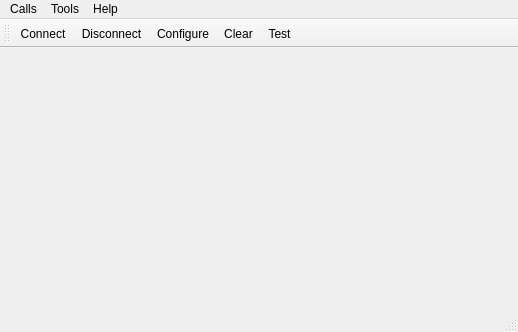
<?xml version="1.0" encoding="UTF-8"?>
<ui version="4.0">
 <class>MainWindow</class>
 <widget class="QMainWindow" name="MainWindow">
  <property name="geometry">
   <rect>
    <x>0</x>
    <y>0</y>
    <width>518</width>
    <height>332</height>
   </rect>
  </property>
  <property name="windowTitle">
   <string>MiniThread Remote control</string>
  </property>
  <widget class="QWidget" name="centralWidget">
   <layout class="QVBoxLayout" name="verticalLayout"/>
  </widget>
  <widget class="QMenuBar" name="menuBar">
   <property name="geometry">
    <rect>
     <x>0</x>
     <y>0</y>
     <width>518</width>
     <height>26</height>
    </rect>
   </property>
   <widget class="QMenu" name="menuCalls">
    <property name="title">
     <string>Calls</string>
    </property>
    <addaction name="actionConnect"/>
    <addaction name="actionDisconnect"/>
    <addaction name="separator"/>
    <addaction name="actionQuit"/>
   </widget>
   <widget class="QMenu" name="menuTools">
    <property name="title">
     <string>Tools</string>
    </property>
    <addaction name="actionConfigure"/>
    <addaction name="actionClear"/>
   </widget>
   <widget class="QMenu" name="menuHelp">
    <property name="title">
     <string>Help</string>
    </property>
    <addaction name="actionAbout"/>
    <addaction name="actionAboutQt"/>
   </widget>
   <addaction name="menuCalls"/>
   <addaction name="menuTools"/>
   <addaction name="menuHelp"/>
  </widget>
  <widget class="QToolBar" name="mainToolBar">
   <attribute name="toolBarArea">
    <enum>TopToolBarArea</enum>
   </attribute>
   <attribute name="toolBarBreak">
    <bool>false</bool>
   </attribute>
   <addaction name="actionConnect"/>
   <addaction name="actionDisconnect"/>
   <addaction name="actionConfigure"/>
   <addaction name="actionClear"/>
   <addaction name="actionTest"/>
  </widget>
  <widget class="QStatusBar" name="statusBar"/>
  <action name="actionAbout">
   <property name="text">
    <string>&amp;About</string>
   </property>
   <property name="toolTip">
    <string>About program</string>
   </property>
   <property name="shortcut">
    <string>Alt+A</string>
   </property>
  </action>
  <action name="actionAboutQt">
   <property name="text">
    <string>About Qt</string>
   </property>
  </action>
  <action name="actionConnect">
   <property name="icon">
    <iconset resource="terminal.qrc">
     <normaloff>:/images/connect.png</normaloff>:/images/connect.png</iconset>
   </property>
   <property name="text">
    <string>C&amp;onnect</string>
   </property>
   <property name="toolTip">
    <string>Connect to serial port</string>
   </property>
   <property name="shortcut">
    <string>Ctrl+O</string>
   </property>
  </action>
  <action name="actionDisconnect">
   <property name="icon">
    <iconset resource="terminal.qrc">
     <normaloff>:/images/disconnect.png</normaloff>:/images/disconnect.png</iconset>
   </property>
   <property name="text">
    <string>&amp;Disconnect</string>
   </property>
   <property name="toolTip">
    <string>Disconnect from serial port</string>
   </property>
   <property name="shortcut">
    <string>Ctrl+D</string>
   </property>
  </action>
  <action name="actionConfigure">
   <property name="icon">
    <iconset resource="terminal.qrc">
     <normaloff>:/images/settings.png</normaloff>:/images/settings.png</iconset>
   </property>
   <property name="text">
    <string>&amp;Configure</string>
   </property>
   <property name="toolTip">
    <string>Configure serial port</string>
   </property>
   <property name="shortcut">
    <string>Alt+C</string>
   </property>
  </action>
  <action name="actionClear">
   <property name="icon">
    <iconset resource="terminal.qrc">
     <normaloff>:/images/clear.png</normaloff>:/images/clear.png</iconset>
   </property>
   <property name="text">
    <string>C&amp;lear</string>
   </property>
   <property name="toolTip">
    <string>Clear data</string>
   </property>
   <property name="shortcut">
    <string>Alt+L</string>
   </property>
  </action>
  <action name="actionQuit">
   <property name="icon">
    <iconset resource="terminal.qrc">
     <normaloff>:/images/application-exit.png</normaloff>:/images/application-exit.png</iconset>
   </property>
   <property name="text">
    <string>&amp;Quit</string>
   </property>
   <property name="shortcut">
    <string>Ctrl+Q</string>
   </property>
  </action>
  <action name="actionTest">
   <property name="text">
    <string>Test</string>
   </property>
  </action>
 </widget>
 <layoutdefault spacing="6" margin="11"/>
 <resources>
  <include location="terminal.qrc"/>
 </resources>
 <connections/>
</ui>
